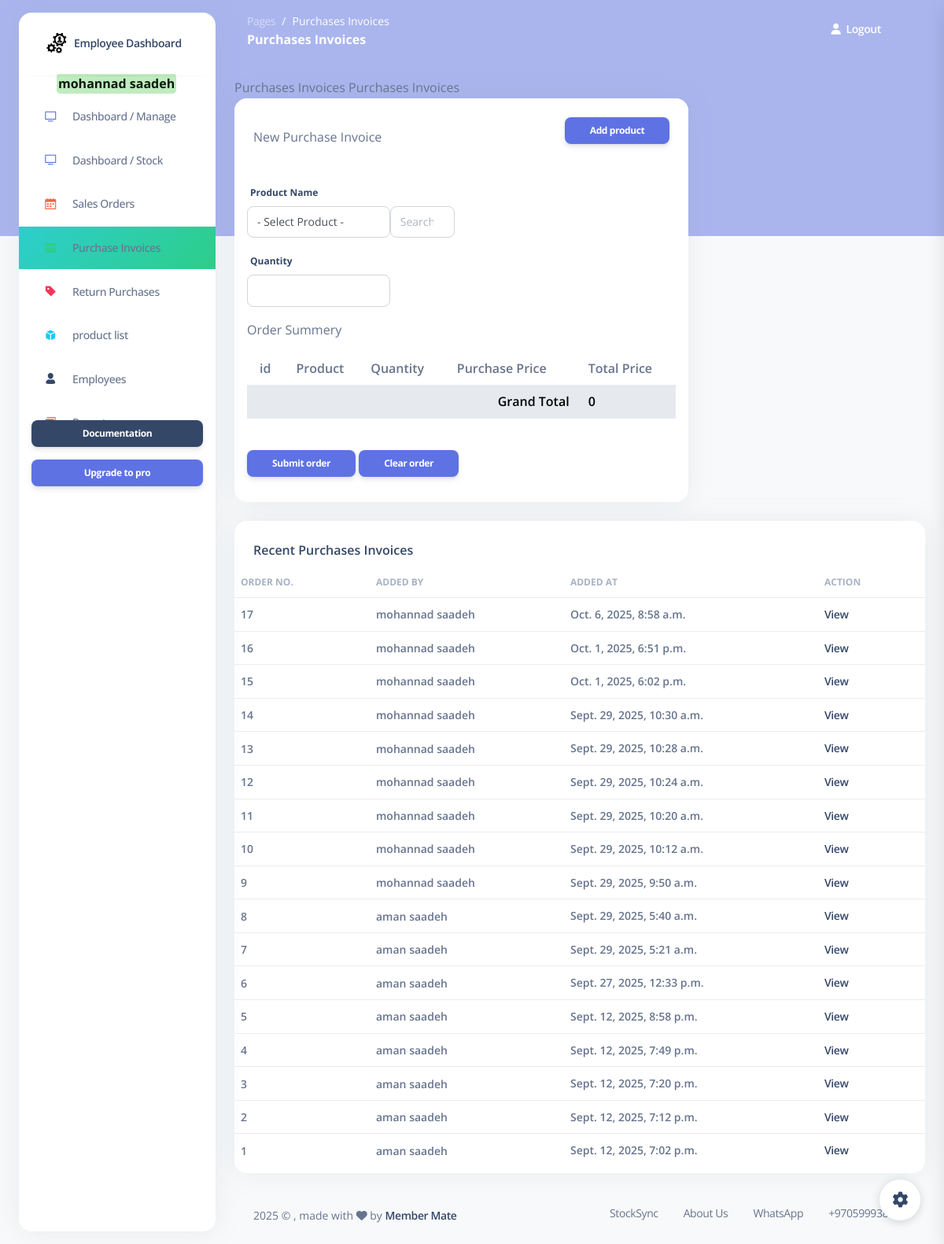
Before: /purchases (signed in) with the older database file.
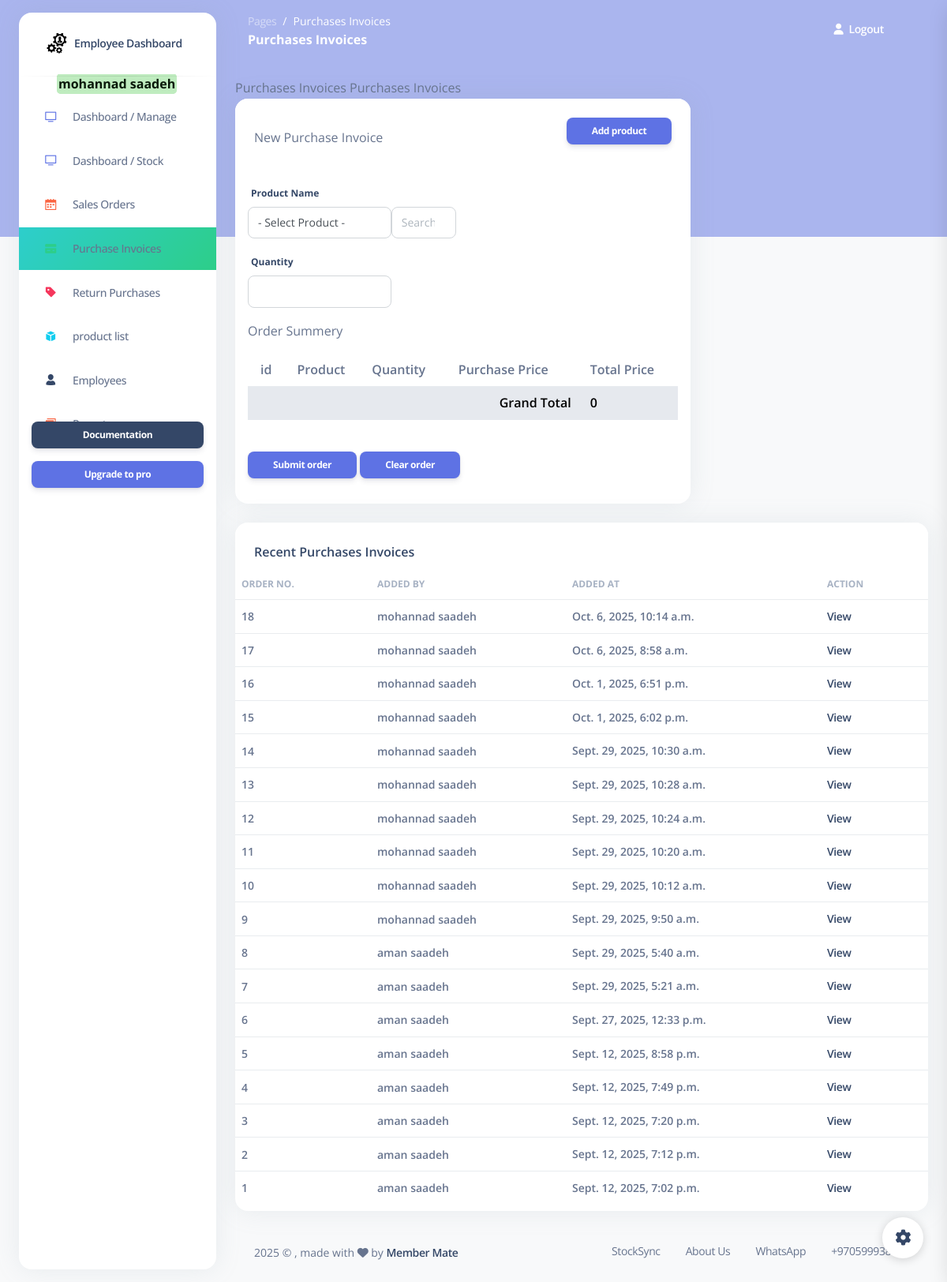
After: the same page with the newer database file.
### my_app/models.py (models this page shows)
class Purchase(models.Model): #i changed from Purchasing_invoice to Purchase >
    pay_choices = [
        ('cash', 'Cash'),
        ('debts','Debts'),
    ]
    employee = models.ForeignKey(Employee , related_name="Purchases", on_delete=models.CASCADE) # RESTRICT  deleted >>  dont delete the item or ( default="Default", on_delete=models.SET_DEFAULT)
    total_amount = models.DecimalField(max_digits=10, decimal_places=2, default=0.00) # the total amount of the invoice
    payment_method = models.CharField(max_length=10, choices=pay_choices, default='cash')
    grand_total = models.DecimalField(max_digits=10, decimal_places=2, default=0.00)
    created_at = models.DateTimeField(auto_now_add=True)
    updated_at = models.DateTimeField(auto_now=True)
    objects = PurchaseManager()

class Employee(models.Model):
    first_name = models.CharField(max_length=255)
    last_name = models.CharField(max_length=255)
    email = models.EmailField(max_length=255)
    DOB = models.DateField()
    password = models.CharField(max_length=255)
    confirm_password = models.CharField(max_length=255)
    is_active = models.BooleanField(default=False)
    created_at = models.DateTimeField(auto_now_add=True)
    updated_at = models.DateTimeField(auto_now=True)
    objects = EmployeeManager()

### my_app/views.py (the view)
# urls.py: path('purchases', views.display_purchases),
def display_purchases(request):
    grand_total = sum(item['total_price'] for item in purchases_order)
    context = {
            'purchases_order': purchases_order,
            'products': models.get_all_products(),#--------------------------------------------Mai
            'invoices' : models.get_all_invoices(),
            'employee': models.get_employee_by_id(request.session['employee_id']),#--------------------------------------------Mai
            'grand_total': grand_total,
        }
    return render(request , 'purchase_invoices.html' ,context)

### my_app/models.py (called while the page is built)
def get_employee_by_id(id):
    return Employee.objects.get(id=id)

def get_all_products():
    return Product.objects.all()

def get_all_invoices():
    return Purchase.objects.all().order_by('-created_at')

### my_app/templates/purchase_invoices.html (shortened to what the changed rows need)
{% extends 'layouts/base.html' %}
{% block content %}
<div class="row">
    <div class="col-8">
      <div class="card mb-4">
          <div class="card-body">
          <form action="/submet_purchase_order" method="post">
              <table class="table">
                <tr >
                  <th class="ps-3">id</th>
                  <th class="ps-3">Product</th>
                  <th>Quantity</th>
                  <th class="ps-3">Purchase Price</th>
                  <th class="ps-3">Total Price</th>
                </tr>
              </table>
            </div>
      </div>
    </div>
  </div>
  <div class="row">
    <div class="col-12">
      <div class="card mb-4">
        <div class="card-body px-0 pt-0 pb-2">
          <div class="table-responsive p-0">
            <table class="table align-items-center justify-content-center mb-0">
              <thead>
                <tr>
                  <th class="text-uppercase text-secondary text-xs font-weight-bolder opacity-7 ps-2">Order No.</th>
                  <th class="text-uppercase text-secondary text-xs font-weight-bolder opacity-7 ps-2 ">Added by</th>
                  <th class="text-uppercase text-secondary text-xs font-weight-bolder opacity-7 ps-2 ">Added at</th>
                  <th class="text-uppercase text-secondary text-xs font-weight-bolder opacity-7 ps-2">Action</th>
                </tr>
              </thead>
              <tbody>
                {% for invoice in invoices %}
                <tr>
                  <td>
                    <p class="text-sm mb-0 font-weight-bold mb-0"> {{invoice.id}} </p>
                  </td>
                  <td>
                    <p class="text-sm mb-0 font-weight-bold mb-0"> {{invoice.employee.first_name}} {{invoice.employee.last_name}} </p>
                  </td>
                  <td>
                    <span class="text-sm mb-0 font-weight-bold">{{invoice.created_at}}</span>
                  </td>
                  <td>
                    <span class="text-sm  mb-0 font-weight-bold"><a href="/view_purchase_invoice/{{invoice.id}}">View</a></span>
                  </td>
                </tr>
                {% endfor %}
              </tbody>
            </table>
          </div>
        </div>
      </div>
    </div>
  </div>
{% endblock content %}

Changed rows visible on the page:
added Purchase: id "18", employee.first_name "mohannad", employee.last_name "saadeh", created_at "Oct. 6, 2025, 10:14 a.m."
